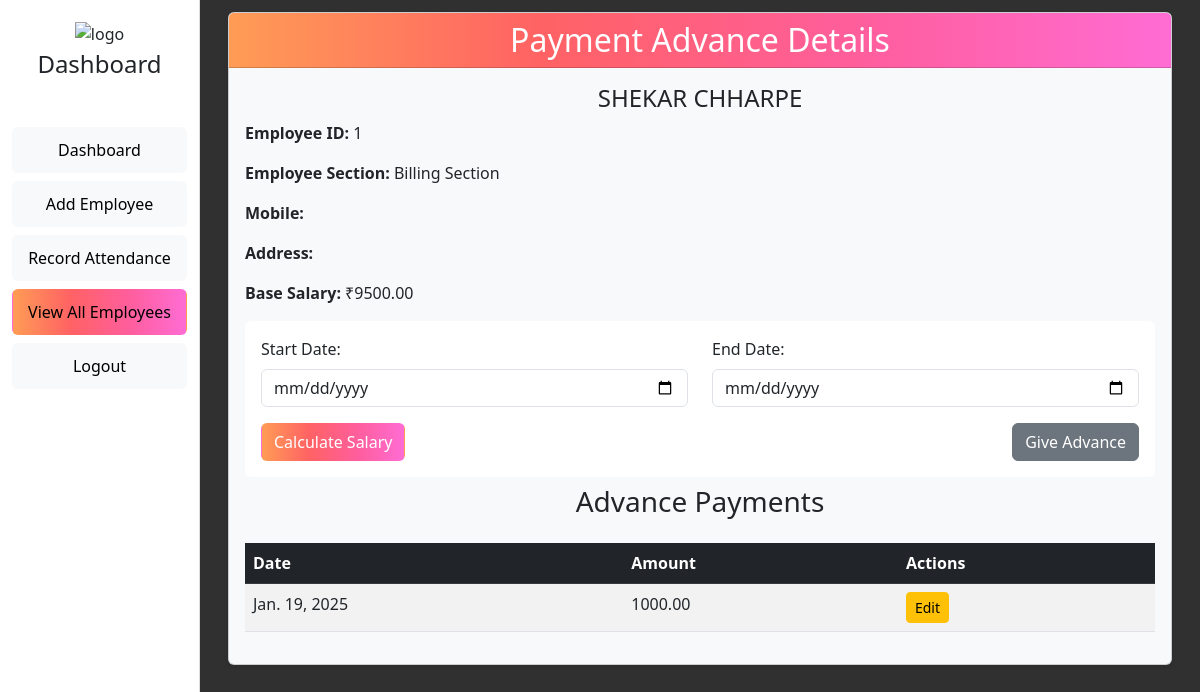
The page /view/1/ (signed in) on the database its author committed.
### emp/models.py (models this page shows, shortened)
class Employee(models.Model):
    GENDER_CHOICES = [
        ('M', 'Male'),
        ('F', 'Female'),
    ]
    SECTION_CHOICES = [
        ('Billing Section', 'Billing Section'),
        ('Men’s Nicker', 'Men’s Nicker'),
        ('Bag Section', 'Bag Section'),
        ('Saree section', 'Saree section'),
        ('Shirting and Suiting', 'Shirting and Suiting'),
        ('Men’s Readymade', 'Men’s Readymade'),
        ('Parakar', 'Parakar'),
        ('Ladies Undergarments', 'Ladies Undergarments'),
        ('Blouse Pc Section', 'Blouse Pc Section'),
        ('TOP section', 'TOP section'),
        ('Chudi Section', 'Chudi Section'),
        ('Kids Section', 'Kids Section'),
        ('Towel Section', 'Towel Section'),
    ]
    first_name = models.CharField(max_length=100)
    last_name = models.CharField(max_length=100)
    address = models.TextField(blank=True)  # Allow blank values
    gender = models.CharField(max_length=1, choices=GENDER_CHOICES)
    mobile = models.CharField(max_length=11, blank=True)  # Allow blank values
    base_salary = models.DecimalField(max_digits=10, decimal_places=2)
    section = models.CharField(max_length=50, choices=SECTION_CHOICES)  # New section field
    qr_code = models.ImageField(upload_to='qr_codes/', blank=True)

class AdvancePayment(models.Model):
    employee = models.ForeignKey(Employee, on_delete=models.CASCADE)
    amount = models.DecimalField(max_digits=10, decimal_places=2)
    date = models.DateField(default=now)
    is_paid = models.BooleanField(default=False)  # New boolean field

### emp/views.py (the view)
# urls.py: path('view/<int:employee_id>/', views.view_employee_attendance, name='view_employee_attendance'),
def view_employee_attendance(request, employee_id):
    if request.user.is_authenticated and request.user.is_superuser:
        employee = get_object_or_404(Employee, id=employee_id)
        advances = AdvancePayment.objects.filter(
            employee=employee,
            is_paid=False
        )
        return render(request, 'view_employee_attendance.html', {'employee': employee, 'advances': advances})
    else:
        return redirect("admin_login")

### emp/templates/view_employee_attendance.html (shortened to what this page needs)
<!DOCTYPE html>
<html lang="en">
<head>
    <link rel="stylesheet" href="https://cdn.jsdelivr.net/npm/bootstrap@5.3.0/dist/css/bootstrap.min.css">
</head>
<body>
    <div class="container-fluid">
        <div class="row">
            <div class="col-md-3 col-lg-2 side-nav">
                <div class="text-center mb-1">
                    <img src="https://mdbcdn.b-cdn.net/img/Photos/new-templates/bootstrap-login-form/lotus.webp"
                        style="width: 105px;" alt="logo">
                </div>
                <h4 class="text-center mb-5">Dashboard</h4>
                <a href="{% url 'dashboard' %}" class="btn btn-light w-100 my-2">Dashboard</a>
                <a href="{% url 'add_employee' %}" class="btn btn-light w-100 my-2">Add Employee</a>
                <a href="{% url 'scan' %}" class="btn btn-light w-100 my-2">Record Attendance</a>
                <a class="btn gradient-custom-2 w-100 my-2">View All Employees</a>
                <a href="{% url 'admin_logout' %}" class="btn btn-light w-100 my-2">Logout</a>
            </div>
            <div class="col-md-9 col-lg-10" style="background-color: #303030;">
                <div class="container mt-2">
                    <div class="rounded-2 p-1">
                        <div class="card bg-light rounded shadow-sm">
                            <div class="card-header gradient-custom-2 text-white">
                                <h2 class="text-center mb-0">Payment Advance Details</h2>
                            </div>
                            <div class="card-body">
                                <h4 class="text-center">{{ employee.first_name }} {{ employee.last_name }}</h4>
                                <p><strong>Employee ID:</strong> {{ employee.id }}</p>
                                <p><strong>Employee Section:</strong> {{ employee.section }}</p>
                                <p><strong>Mobile:</strong> {{ employee.mobile }}</p>
                                <p><strong>Address:</strong> {{ employee.address }}</p>
                                <p><strong>Base Salary:</strong> ₹{{ employee.base_salary }}</p>
                                <form method="POST" id="salaryForm" class="p-3 bg-white rounded">
                                    <div class="row mb-3">
                                        <div class="col-md-6">
                                            <label for="start_date" class="form-label">Start Date:</label>
                                            <input type="date" id="start_date" name="start_date" class="form-control"
                                                required>
                                        </div>
                                        <div class="col-md-6">
                                            <label for="end_date" class="form-label">End Date:</label>
                                            <input type="date" id="end_date" name="end_date" class="form-control"
                                                required>
                                        </div>
                                    </div>
                                    <div class="d-flex justify-content-between">
                                        <button type="button" class="btn gradient-custom-2 text-white"
                                            onclick="calculateSalary()">Calculate Salary</button>
                                        <button type="button" class="btn btn-secondary" onclick="giveAdvance()">Give
                                            Advance</button>
                                    </div>
                                </form>
                                {% if advances.exists %}
                                <div class="mt-2">
                                    <h3 class="text-center text-dark">Advance Payments</h3>
                                    <table class="table table-striped mt-4 bg-light">
                                        <thead class="table-dark">
                                            <tr>
                                                <th>Date</th>
                                                <th>Amount</th>
                                                <th>Actions</th>
                                            </tr>
                                        </thead>
                                        <tbody id="advanceTableBody">
                                            {% for advance in advances %}
                                            <tr>
                                                <td>{{ advance.date }}</td>
                                                <td>{{ advance.amount }}</td>
                                                <td>
                                                    <button class="btn btn-sm btn-warning"
                                                        onclick="editAdvance('{{ advance.id }}', '{{ advance.date }}', '{{ advance.amount }}')">
                                                        Edit
                                                    </button>
                                                </td>
                                            </tr>
                                            {% endfor %}
                                        </tbody>
                                    </table>
                                </div>
                                {% else %}
                                <p class="text-center text-muted mt-3">No unpaid advances found for this employee.</p>
                                {% endif %}
                            </div>
                        </div>
                    </div>
                </div>
            </div>
        </div>
    </div>
</body>
</html>

### emp/templates/view_employee_attendance.html (style rules this page uses)
.gradient-custom-2 { background: linear-gradient(to right, #ff9c55, #ff6264, #ff5e9c, #ff6cd3); }
.side-nav { height: 100vh; background-color: #fff; border-right: 1px solid #ddd; padding-top: 20px; }
.side-nav a { color: #000; display: block; padding: 10px 15px; text-decoration: none; }
body { background-color: #303030; }

### rows shown on the page
Employee: first_name "SHEKAR", last_name "CHHARPE", id "1", section "Billing Section", base_salary "9500.00"
AdvancePayment: date "Jan. 19, 2025", amount "1000.00"
